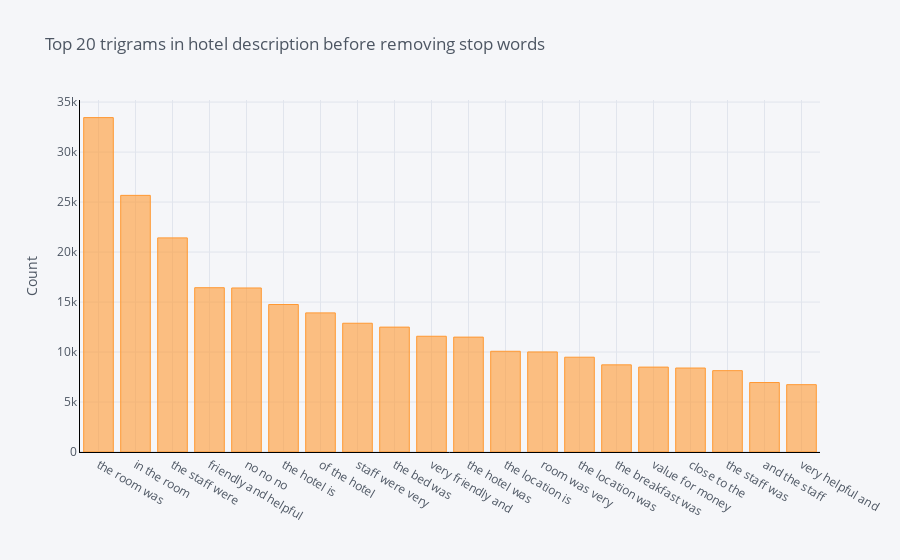

The notebook cell saved with this chart:
### Markdown cell above
## Tri-gram Text Visualisation

### Without stopwords

### Code cell
#tri-gram before stop words


common_words = get_top_n_words(hotel_review['review_text'], 20,y=(3,3))
df5 = pd.DataFrame(common_words, columns = ['review_text' , 'count'])
df5.groupby('review_text').sum()['count'].sort_values(ascending=False).iplot(kind='bar', yTitle='Count', linecolor='black', title='Top 20 trigrams in hotel description before removing stop words')

### Figure 1 — Plotly figure (JSON) as saved in the notebook; plotly's stock layout.template omitted (floating-point values rounded to 4 significant figures)
{"data": [{"marker": {"color": "rgba(255, 153, 51, 0.6)", "line": {"color": "rgba(255, 153, 51, 1.0)", "width": 1}}, "name": "count", "orientation": "v", "text": "", "type": "bar", "x": ["the room was", "in the room", "the staff were", "friendly and helpful", "no no no", "the hotel is", "of the hotel", "staff were very", "the bed was", "very friendly and", "the hotel was", "the location is", "room was very", "the location was", "the breakfast was", "value for money", "close to the", "the staff was", "and the staff", "very helpful and"], "y": [33448, 25670, 21417, 16433, 16407, 14753, 13915, 12879, 12491, 11577, 11491, 10074, 10008, 9481, 8717, 8492, 8399, 8137, 6949, 6736]}], "layout": {"legend": {"bgcolor": "#F5F6F9", "font": {"color": "#4D5663"}}, "paper_bgcolor": "#F5F6F9", "plot_bgcolor": "#F5F6F9", "title": {"font": {"color": "#4D5663"}, "text": "Top 20 trigrams in hotel description before removing stop words"}, "xaxis": {"gridcolor": "#E1E5ED", "linecolor": "black", "showgrid": true, "tickfont": {"color": "#4D5663"}, "title": {"font": {"color": "#4D5663"}, "text": ""}, "zerolinecolor": "#E1E5ED"}, "yaxis": {"gridcolor": "#E1E5ED", "linecolor": "black", "showgrid": true, "tickfont": {"color": "#4D5663"}, "title": {"font": {"color": "#4D5663"}, "text": "Count"}, "zerolinecolor": "#E1E5ED"}}}
